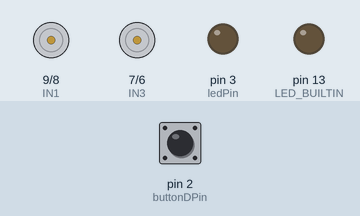
Bench run of a sketch on a simulated Arduino Uno, built with avr-gcc and run on an emulated ATmega328P. On the bench: motor-driver pin pairs drawn as motors (green arrow = first pin HIGH = forward, orange = second pin HIGH = backward, longer = more drive, scaled by the enable pin), output pins drawn as LEDs (lit = HIGH). Inputs (shaded band) come from the test bench; at power-on: pin 2 (buttonDPin) HIGH. What the sketch prints to the serial monitor is not drawn.

Above: at 1.2 s.
1.3 s: pin 2 (buttonDPin) pulled LOW for 0.15 s
At 2.5 s:
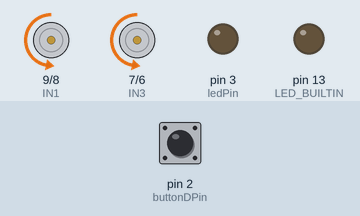
2.9 s: pin 2 (buttonDPin) pulled LOW for 1 s
At 3.7 s:
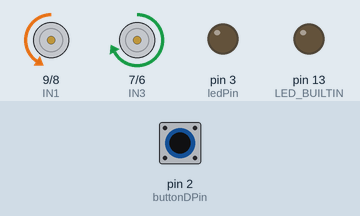
5.4 s: pin 2 (buttonDPin) pulled LOW for 0.15 s
At 6.6 s:
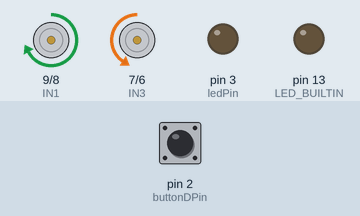
7.0 s: pin 2 (buttonDPin) pulsed LOW 5 times (0.12 s each, 0.3 s apart)
At 7.45 s:
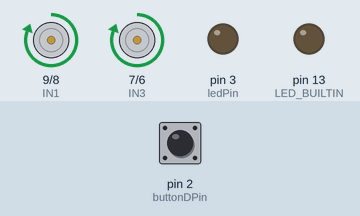
10.0 s: pin 2 (buttonDPin) pulled LOW for 3.2 s
At 10.3 s:
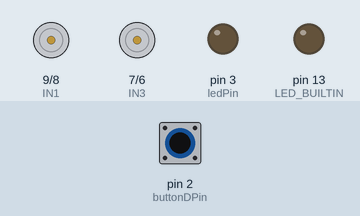
14.7 s: pin 2 (buttonDPin) pulsed LOW 2 times (0.12 s each, 0.3 s apart)
At 15.3 s:
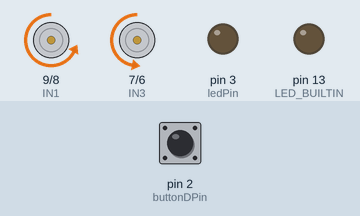
Timing chart, 0 to 17.7 s (numbered marks = the images above; inputs shaded):
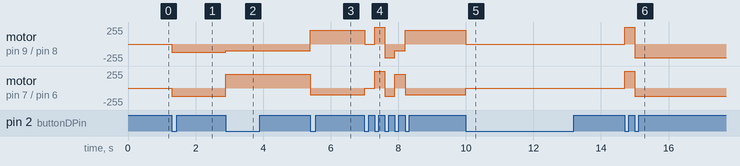

Measured:
- after the input at 1.3 s, motor on pin 9 (IN1) / pin 8 (IN2), motor on pin 7 (IN3) / pin 6 (IN4): stopped → backward 127/255 at once
- after the input at 2.9 s, motor on pin 9 (IN1) / pin 8 (IN2): backward 127/255 → backward 102/255 at once; motor on pin 7 (IN3) / pin 6 (IN4): backward 127/255 → forward 204/255 at once
- after the input at 5.4 s, motor on pin 9 (IN1) / pin 8 (IN2): backward 102/255 → forward 204/255 at once; motor on pin 7 (IN3) / pin 6 (IN4): forward 204/255 → backward 102/255 at once
- after the input at 10.0 s, motor on pin 9 (IN1) / pin 8 (IN2): forward 204/255 → stopped at once; motor on pin 7 (IN3) / pin 6 (IN4): backward 102/255 → stopped at once
- after the input at 14.7 s, motor on pin 9 (IN1) / pin 8 (IN2): stopped → forward 255/255 at once, → backward 204/255 0.30 s later; motor on pin 7 (IN3) / pin 6 (IN4): stopped → forward 255/255 at once, → backward 127/255 0.30 s later

The sketch:

motor_driver_buttons.ino
```cpp
// source https://www.youtube.com/watch?v=LzLdFBYQPvA

int ledPin = 3;
int buttonDPin = 2;

// global variables
int toggleStateS;
int toggleStateD;
int lastButtonDState = 1;
long unsigned int lastPress;
volatile int buttonDFlag;
int debounceTime = 20;
int speed;


// Motor A
int ENA = 10;
int IN1 = 9;
int IN2 = 8;

// Motor B
int ENB = 5;
int IN3 = 7;
int IN4 = 6;

void setup ()
{
 // Declaramos todos los pines como salidas
 pinMode (ENA, OUTPUT);
 pinMode (ENB, OUTPUT);
 pinMode (IN1, OUTPUT);
 pinMode (IN2, OUTPUT);
 pinMode (IN3, OUTPUT);
 pinMode (IN4, OUTPUT);
 pinMode(LED_BUILTIN, OUTPUT);
 pinMode(ledPin, OUTPUT);
  pinMode(buttonDPin, INPUT_PULLUP);
  attachInterrupt(digitalPinToInterrupt(2), ISR_buttonD, CHANGE);
  Serial.begin(9600);

}

void Adelante (int speed)
{
 //Direccion motor A
 digitalWrite (IN1, HIGH);
 digitalWrite (IN2, LOW);
 analogWrite (ENA, speed); //Velocidad motor A
 //Direccion motor B
 digitalWrite (IN3, HIGH);
 digitalWrite (IN4, LOW);
 analogWrite (ENB, speed); //Velocidad motor B
}

void Atras (int speed)
{
 //Direccion motor A
 digitalWrite (IN1, LOW);
 digitalWrite (IN2, HIGH);
 analogWrite (ENA, speed/2); //Velocidad motor A
 //Direccion motor B
 digitalWrite (IN3, LOW);
 digitalWrite (IN4, HIGH);
 analogWrite (ENB, speed/2); //Velocidad motor B
}

void Derecha (int speed)
{
 //Direccion motor A
 digitalWrite (IN1, HIGH);
 digitalWrite (IN2, LOW);
 analogWrite (ENA, 4*speed/5); //Velocidad motor A
 //Direccion motor B
 digitalWrite (IN3, LOW);
 digitalWrite (IN4, HIGH);
 analogWrite (ENB, 2*speed/5); //Velocidad motor A
}

void Izquierda (int speed)
{
 //Direccion motor A
 digitalWrite (IN1, LOW);
 digitalWrite (IN2, HIGH);
 analogWrite (ENA, 2*speed/5); //Velocidad motor A
 //Direccion motor B
 digitalWrite (IN3, HIGH);
 digitalWrite (IN4, LOW);
 analogWrite (ENB, 4*speed/5); //Velocidad motor A
}

void Parar ()
{
 //Direccion motor A
 digitalWrite (IN1, LOW);
 digitalWrite (IN2, LOW);
 analogWrite (ENA, 0); //Velocidad motor A
 //Direccion motor B
 digitalWrite (IN3, LOW);
 digitalWrite (IN4, LOW);
 analogWrite (ENB, 0); //Velocidad motor A
}

// void loop ()
// {
//  digitalWrite(LED_BUILTIN, HIGH);
//  delay (1000);
//  digitalWrite(LED_BUILTIN, LOW);
//  delay (1000);
//  Adelante ();
//  delay (5000);
//  Atras ();
//  delay (3000);
//  Derecha ();
//  delay (2000);
//  Izquierda ();
//  delay (2000);
//  Parar ();
//  delay (4000);
// }


// void setup() {
//   //setup pin modes
//   pinMode(ledPin, OUTPUT);
//   pinMode(buttonPin, INPUT_PULLUP);
//   attachInterrupt(digitalPinToInterrupt(2), ISR_button, CHANGE);
//   Serial.begin(9600);
// }

void loop() {
  // put your main code here, to run repeatedly:
  int buttonDState = digitalRead(buttonDPin);

  if((millis() - lastPress) > debounceTime && buttonDFlag){
    Serial.print("Button D state:");
    Serial.print(buttonDState);
    lastPress = millis();
    if (digitalRead(buttonDPin) == 0 && lastButtonDState == 1){
      speed=255;
      toggleStateS = (toggleStateS + 1) % 5;
      switch(toggleStateS){
        case 0:
        Adelante(speed);
        break;
        case 1:
        Atras(speed);
        break;
        case 2:
        Izquierda(speed);
        break;
        case 3:
        Derecha(speed);
        break;
        case 4:
        Parar();
        break;
      }
      // replace this with calling next type of movement - start with on off
      //if (toggleState == 0){Adelante ();};
      //if (toggleState == 1){Atras();};
      //
      lastButtonDState = 0;
    }
    if (digitalRead(buttonDPin) == 1 && lastButtonDState == 0){
      lastButtonDState = 1;
    }
    buttonDFlag = 0;
  }

}

void ISR_buttonD(){
  buttonDFlag = 1;

}
```
